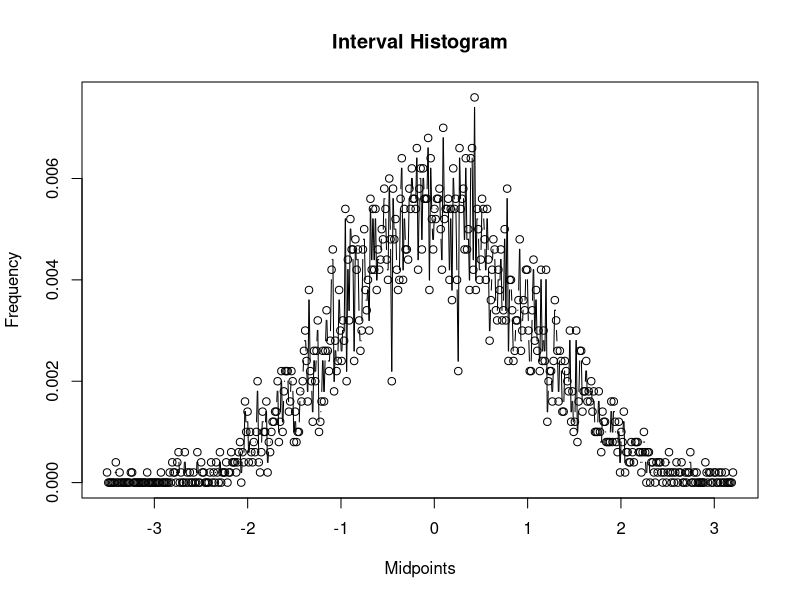

The R source for this figure:
sink("Дорошенко.out")

# Определение функции
interval_histogram <- function(x, k = length(x)/10) {
  # Округление k вниз до ближайшего целого числа
  k <- floor(k)
  
  # Вычисление минимального и максимального значений вектора
  xmin <- min(x)
  xmax <- max(x)
  
  # Разбиение диапазона на k интервалов
  breaks <- seq(xmin, xmax, length.out = k + 1)
  
  # Подсчет числа элементов вектора в каждом интервале
  counts <- hist(x, breaks = breaks, plot = FALSE)$counts
  
  # Вычисление середин интервалов
  midpoints <- (breaks[-(k + 1)] + breaks[-1]) / 2
  
  # Нормализация числа элементов вектора в каждом интервале
  normalized_counts <- counts / length(x)
  
  # Построение графика
  plot(midpoints, normalized_counts, type = "b", xlab = "Midpoints", ylab = "Frequency", main = "Interval Histogram")
}

# Генерация вектора длины 5000 из нормального распределения
x <- rnorm(5000)

# Вызов функции
interval_histogram(x)


sink();





